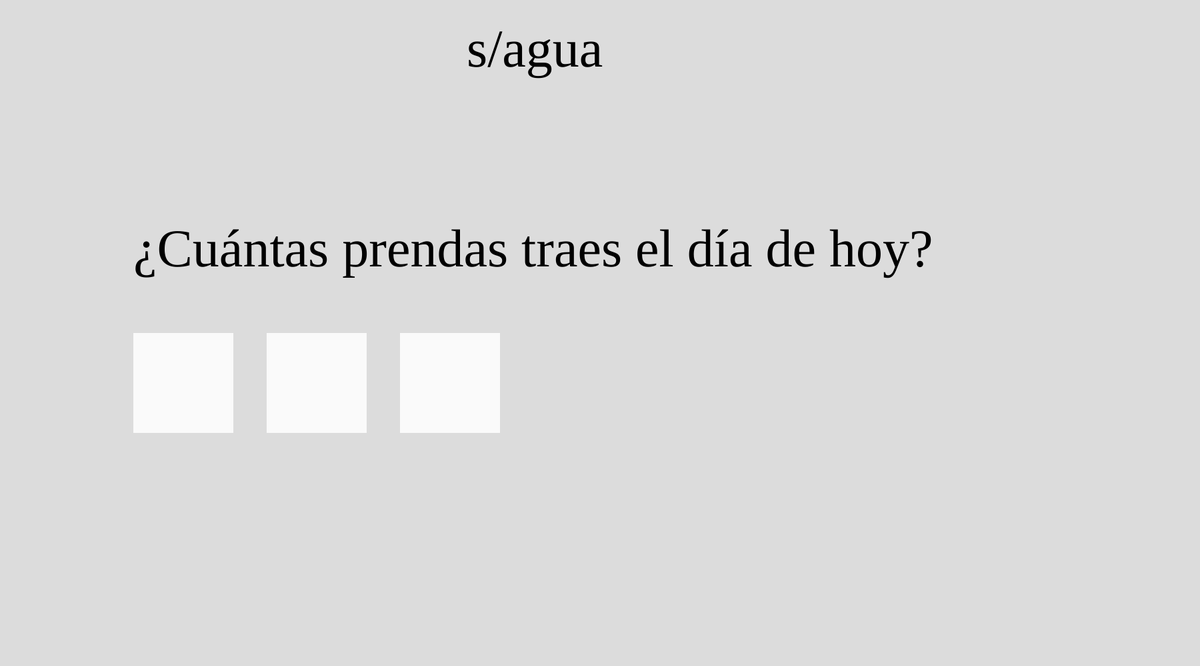
Frame 1 (no input)
Frame 60 (no input): identical to frame 1, image omitted
Frame 120 (the mouse pressed at the canvas centre since frame 60): identical to frame 1, image omitted

The p5.js sketch that drew this single still picture (run headless with seeded random() and noise() and a simulated clock; from frame 60 on, the mouse is pressed at the canvas centre):

// p5.js sketch
// ── sketch.js

let chamarra = 0;
let playera = 0;
let pantalon = 0;
let ropainterior = 0;
let zapatos = 0;

let buttonColor = 250;
let buttonColoru = 250;
let buttonColora = 250;

function setup() 
{
    createCanvas(1800,1000);
    background(220);
}

function draw()
{
    background(220);
    textSize(80);
    fill(0);
    textFont("Times New Roman"); 

    text("s/agua", 700, 100);
    text("¿Cuántas prendas traes el día de hoy?" ,200, 400);

    noStroke();
    fill(buttonColor);
    square(200,500,150);
    fill(buttonColoru);
    square(400,500,150); //botón
    fill(buttonColora);
    square(600,500,150);
}

function mousePressed() {
    if (mouseX >= 200 && mouseX <= 350 && mouseY >= 500 && mouseY <= 650) {
        buttonColor = buttonColor === 255 ? color(0, 200, 0) : 255;
    }

    if(mouseX >= 400 && mouseX <= 550 && mouseY >= 500 && mouseY <= 650) {
        buttonColoru = buttonColoru === 255 ? color(0, 200, 0) : 255;
        
    }
    if(mouseX >= 600 && mouseX <= 750 && mouseY >= 500 && mouseY <= 650) {
        buttonColora = buttonColora === 255 ? color(0, 200, 0) : 255;
    }
    
}
